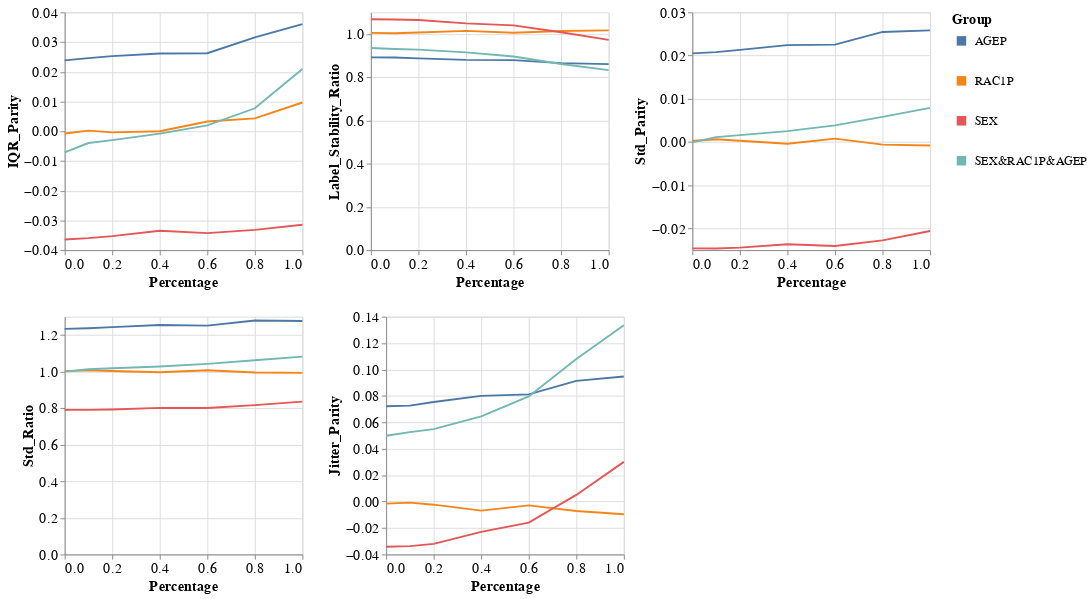

This figure's notebook cell:
### Markdown cell above
### Group metrics per dataset and model

### Code cell
visualizer.create_groups_grid_pct_lines_plot(model_name=MODEL_NAMES[0],
                                             target_preprocessing_technique=PREPROCESSING_TECHNIQUES[0],
                                             group_metrics_type='variance')

### Figure 1 — Vega-Lite specification as saved in the notebook (floating-point values rounded to 4 significant figures)
{"config": {"view": {"continuousWidth": 400, "continuousHeight": 300}, "axis": {"labelFontSize": 15, "titleFontSize": 15}, "legend": {"labelFontSize": 13, "symbolStrokeWidth": 10, "titleFontSize": 15}}, "vconcat": [{"hconcat": [{"mark": "line", "encoding": {"color": {"field": "Group", "type": "nominal"}, "x": {"field": "Percentage", "type": "quantitative"}, "y": {"field": "Metric_Value", "title": "IQR_Parity", "type": "quantitative"}}, "height": 250, "width": 250}, {"data": {"name": "data-16f6cab74bc45563c1c914deb7dec63e"}, "mark": "line", "encoding": {"color": {"field": "Group", "type": "nominal"}, "x": {"field": "Percentage", "type": "quantitative"}, "y": {"field": "Metric_Value", "title": "Label_Stability_Ratio", "type": "quantitative"}}, "height": 250, "width": 250}, {"data": {"name": "data-33cba17788443d339b0393b446eb5ea0"}, "mark": "line", "encoding": {"color": {"field": "Group", "type": "nominal"}, "x": {"field": "Percentage", "type": "quantitative"}, "y": {"field": "Metric_Value", "title": "Std_Parity", "type": "quantitative"}}, "height": 250, "width": 250}]}, {"hconcat": [{"mark": "line", "encoding": {"color": {"field": "Group", "type": "nominal"}, "x": {"field": "Percentage", "type": "quantitative"}, "y": {"field": "Metric_Value", "title": "Std_Ratio", "type": "quantitative"}}, "height": 250, "width": 250}, {"data": {"name": "data-6469c47722fb50707362e9fb1d85711f"}, "mark": "line", "encoding": {"color": {"field": "Group", "type": "nominal"}, "x": {"field": "Percentage", "type": "quantitative"}, "y": {"field": "Metric_Value", "title": "Jitter_Parity", "type": "quantitative"}}, "height": 250, "width": 250}], "data": {"name": "data-603d878375bec4c651946ca785953f7b"}}], "data": {"name": "data-e89efa892c2be7eae9b46575c9f7f393"}, "$schema": "https://vega.github.io/schema/vega-lite/v4.17.0.json", "datasets": {"data-e89efa892c2be7eae9b46575c9f7f393": [{"Model_Name": "DecisionTreeClassifier", "Metric": "IQR_Parity", "Group": "AGEP", "Metric_Value": 0.02384, "Percentage": 0.0}, {"Model_Name": "DecisionTreeClassifier", "Metric": "IQR_Parity", "Group": "RAC1P", "Metric_Value": -0.0007459, "Percentage": 0.0}, {"Model_Name": "DecisionTreeClassifier", "Metric": "IQR_Parity", "Group": "SEX", "Metric_Value": -0.0364, "Percentage": 0.0}, {"Model_Name": "DecisionTreeClassifier", "Metric": "IQR_Parity", "Group": "SEX&RAC1P&AGEP", "Metric_Value": -0.007089, "Percentage": 0.0}, {"Model_Name": "DecisionTreeClassifier", "Metric": "IQR_Parity", "Group": "AGEP", "Metric_Value": 0.02461, "Percentage": 0.1}, {"Model_Name": "DecisionTreeClassifier", "Metric": "IQR_Parity", "Group": "RAC1P", "Metric_Value": 0.0001968, "Percentage": 0.1}, {"Model_Name": "DecisionTreeClassifier", "Metric": "IQR_Parity", "Group": "SEX", "Metric_Value": -0.03597, "Percentage": 0.1}, {"Model_Name": "DecisionTreeClassifier", "Metric": "IQR_Parity", "Group": "SEX&RAC1P&AGEP", "Metric_Value": -0.003963, "Percentage": 0.1}, {"Model_Name": "DecisionTreeClassifier", "Metric": "IQR_Parity", "Group": "AGEP", "Metric_Value": 0.02526, "Percentage": 0.2}, {"Model_Name": "DecisionTreeClassifier", "Metric": "IQR_Parity", "Group": "RAC1P", "Metric_Value": -0.000393, "Percentage": 0.2}, {"Model_Name": "DecisionTreeClassifier", "Metric": "IQR_Parity", "Group": "SEX", "Metric_Value": -0.03528, "Percentage": 0.2}, {"Model_Name": "DecisionTreeClassifier", "Metric": "IQR_Parity", "Group": "SEX&RAC1P&AGEP", "Metric_Value": -0.002976, "Percentage": 0.2}, {"Model_Name": "DecisionTreeClassifier", "Metric": "IQR_Parity", "Group": "AGEP", "Metric_Value": 0.02613, "Percentage": 0.4}, {"Model_Name": "DecisionTreeClassifier", "Metric": "IQR_Parity", "Group": "RAC1P", "Metric_Value": -1.437e-05, "Percentage": 0.4}, {"Model_Name": "DecisionTreeClassifier", "Metric": "IQR_Parity", "Group": "SEX", "Metric_Value": -0.03349, "Percentage": 0.4}, {"Model_Name": "DecisionTreeClassifier", "Metric": "IQR_Parity", "Group": "SEX&RAC1P&AGEP", "Metric_Value": -0.0007946, "Percentage": 0.4}, {"Model_Name": "DecisionTreeClassifier", "Metric": "IQR_Parity", "Group": "AGEP", "Metric_Value": 0.02626, "Percentage": 0.6}, {"Model_Name": "DecisionTreeClassifier", "Metric": "IQR_Parity", "Group": "RAC1P", "Metric_Value": 0.003275, "Percentage": 0.6}, {"Model_Name": "DecisionTreeClassifier", "Metric": "IQR_Parity", "Group": "SEX", "Metric_Value": -0.03427, "Percentage": 0.6}, {"Model_Name": "DecisionTreeClassifier", "Metric": "IQR_Parity", "Group": "SEX&RAC1P&AGEP", "Metric_Value": 0.001971, "Percentage": 0.6}, {"Model_Name": "DecisionTreeClassifier", "Metric": "IQR_Parity", "Group": "AGEP", "Metric_Value": 0.03161, "Percentage": 0.8}, {"Model_Name": "DecisionTreeClassifier", "Metric": "IQR_Parity", "Group": "RAC1P", "Metric_Value": 0.004343, "Percentage": 0.8}, {"Model_Name": "DecisionTreeClassifier", "Metric": "IQR_Parity", "Group": "SEX", "Metric_Value": -0.03319, "Percentage": 0.8}, {"Model_Name": "DecisionTreeClassifier", "Metric": "IQR_Parity", "Group": "SEX&RAC1P&AGEP", "Metric_Value": 0.007723, "Percentage": 0.8}, {"Model_Name": "DecisionTreeClassifier", "Metric": "IQR_Parity", "Group": "AGEP", "Metric_Value": 0.03605, "Percentage": 1.0}, {"Model_Name": "DecisionTreeClassifier", "Metric": "IQR_Parity", "Group": "RAC1P", "Metric_Value": 0.009675, "Percentage": 1.0}, {"Model_Name": "DecisionTreeClassifier", "Metric": "IQR_Parity", "Group": "SEX", "Metric_Value": -0.03145, "Percentage": 1.0}, {"Model_Name": "DecisionTreeClassifier", "Metric": "IQR_Parity", "Group": "SEX&RAC1P&AGEP", "Metric_Value": 0.02097, "Percentage": 1.0}], "data-16f6cab74bc45563c1c914deb7dec63e": [{"Model_Name": "DecisionTreeClassifier", "Metric": "Label_Stability_Ratio", "Group": "AGEP", "Metric_Value": 0.8918, "Percentage": 0.0}, {"Model_Name": "DecisionTreeClassifier", "Metric": "Label_Stability_Ratio", "Group": "RAC1P", "Metric_Value": 1.005, "Percentage": 0.0}, {"Model_Name": "DecisionTreeClassifier", "Metric": "Label_Stability_Ratio", "Group": "SEX", "Metric_Value": 1.068, "Percentage": 0.0}, {"Model_Name": "DecisionTreeClassifier", "Metric": "Label_Stability_Ratio", "Group": "SEX&RAC1P&AGEP", "Metric_Value": 0.9353, "Percentage": 0.0}, {"Model_Name": "DecisionTreeClassifier", "Metric": "Label_Stability_Ratio", "Group": "AGEP", "Metric_Value": 0.8909, "Percentage": 0.1}, {"Model_Name": "DecisionTreeClassifier", "Metric": "Label_Stability_Ratio", "Group": "RAC1P", "Metric_Value": 1.003, "Percentage": 0.1}, {"Model_Name": "DecisionTreeClassifier", "Metric": "Label_Stability_Ratio", "Group": "SEX", "Metric_Value": 1.067, "Percentage": 0.1}, {"Model_Name": "DecisionTreeClassifier", "Metric": "Label_Stability_Ratio", "Group": "SEX&RAC1P&AGEP", "Metric_Value": 0.9305, "Percentage": 0.1}, {"Model_Name": "DecisionTreeClassifier", "Metric": "Label_Stability_Ratio", "Group": "AGEP", "Metric_Value": 0.887, "Percentage": 0.2}, {"Model_Name": "DecisionTreeClassifier", "Metric": "Label_Stability_Ratio", "Group": "RAC1P", "Metric_Value": 1.007, "Percentage": 0.2}, {"Model_Name": "DecisionTreeClassifier", "Metric": "Label_Stability_Ratio", "Group": "SEX", "Metric_Value": 1.064, "Percentage": 0.2}, {"Model_Name": "DecisionTreeClassifier", "Metric": "Label_Stability_Ratio", "Group": "SEX&RAC1P&AGEP", "Metric_Value": 0.9277, "Percentage": 0.2}, {"Model_Name": "DecisionTreeClassifier", "Metric": "Label_Stability_Ratio", "Group": "AGEP", "Metric_Value": 0.8804, "Percentage": 0.4}, {"Model_Name": "DecisionTreeClassifier", "Metric": "Label_Stability_Ratio", "Group": "RAC1P", "Metric_Value": 1.014, "Percentage": 0.4}, {"Model_Name": "DecisionTreeClassifier", "Metric": "Label_Stability_Ratio", "Group": "SEX", "Metric_Value": 1.049, "Percentage": 0.4}, {"Model_Name": "DecisionTreeClassifier", "Metric": "Label_Stability_Ratio", "Group": "SEX&RAC1P&AGEP", "Metric_Value": 0.9147, "Percentage": 0.4}, {"Model_Name": "DecisionTreeClassifier", "Metric": "Label_Stability_Ratio", "Group": "AGEP", "Metric_Value": 0.8792, "Percentage": 0.6}, {"Model_Name": "DecisionTreeClassifier", "Metric": "Label_Stability_Ratio", "Group": "RAC1P", "Metric_Value": 1.006, "Percentage": 0.6}, {"Model_Name": "DecisionTreeClassifier", "Metric": "Label_Stability_Ratio", "Group": "SEX", "Metric_Value": 1.04, "Percentage": 0.6}, {"Model_Name": "DecisionTreeClassifier", "Metric": "Label_Stability_Ratio", "Group": "SEX&RAC1P&AGEP", "Metric_Value": 0.8956, "Percentage": 0.6}, {"Model_Name": "DecisionTreeClassifier", "Metric": "Label_Stability_Ratio", "Group": "AGEP", "Metric_Value": 0.8651, "Percentage": 0.8}, {"Model_Name": "DecisionTreeClassifier", "Metric": "Label_Stability_Ratio", "Group": "RAC1P", "Metric_Value": 1.014, "Percentage": 0.8}, {"Model_Name": "DecisionTreeClassifier", "Metric": "Label_Stability_Ratio", "Group": "SEX", "Metric_Value": 1.008, "Percentage": 0.8}, {"Model_Name": "DecisionTreeClassifier", "Metric": "Label_Stability_Ratio", "Group": "SEX&RAC1P&AGEP", "Metric_Value": 0.8613, "Percentage": 0.8}, {"Model_Name": "DecisionTreeClassifier", "Metric": "Label_Stability_Ratio", "Group": "AGEP", "Metric_Value": 0.8605, "Percentage": 1.0}, {"Model_Name": "DecisionTreeClassifier", "Metric": "Label_Stability_Ratio", "Group": "RAC1P", "Metric_Value": 1.017, "Percentage": 1.0}, {"Model_Name": "DecisionTreeClassifier", "Metric": "Label_Stability_Ratio", "Group": "SEX", "Metric_Value": 0.9728, "Percentage": 1.0}, {"Model_Name": "DecisionTreeClassifier", "Metric": "Label_Stability_Ratio", "Group": "SEX&RAC1P&AGEP", "Metric_Value": 0.8326, "Percentage": 1.0}], "data-33cba17788443d339b0393b446eb5ea0": [{"Model_Name": "DecisionTreeClassifier", "Metric": "Std_Parity", "Group": "AGEP", "Metric_Value": 0.02051, "Percentage": 0.0}, {"Model_Name": "DecisionTreeClassifier", "Metric": "Std_Parity", "Group": "RAC1P", "Metric_Value": 0.0002525, "Percentage": 0.0}, {"Model_Name": "DecisionTreeClassifier", "Metric": "Std_Parity", "Group": "SEX", "Metric_Value": -0.0246, "Percentage": 0.0}, {"Model_Name": "DecisionTreeClassifier", "Metric": "Std_Parity", "Group": "SEX&RAC1P&AGEP", "Metric_Value": -6.48e-05, "Percentage": 0.0}, {"Model_Name": "DecisionTreeClassifier", "Metric": "Std_Parity", "Group": "AGEP", "Metric_Value": 0.02079, "Percentage": 0.1}, {"Model_Name": "DecisionTreeClassifier", "Metric": "Std_Parity", "Group": "RAC1P", "Metric_Value": 0.000658, "Percentage": 0.1}, {"Model_Name": "DecisionTreeClassifier", "Metric": "Std_Parity", "Group": "SEX", "Metric_Value": -0.02462, "Percentage": 0.1}, {"Model_Name": "DecisionTreeClassifier", "Metric": "Std_Parity", "Group": "SEX&RAC1P&AGEP", "Metric_Value": 0.001148, "Percentage": 0.1}, {"Model_Name": "DecisionTreeClassifier", "Metric": "Std_Parity", "Group": "AGEP", "Metric_Value": 0.02132, "Percentage": 0.2}, {"Model_Name": "DecisionTreeClassifier", "Metric": "Std_Parity", "Group": "RAC1P", "Metric_Value": 0.0002829, "Percentage": 0.2}, {"Model_Name": "DecisionTreeClassifier", "Metric": "Std_Parity", "Group": "SEX", "Metric_Value": -0.02442, "Percentage": 0.2}, {"Model_Name": "DecisionTreeClassifier", "Metric": "Std_Parity", "Group": "SEX&RAC1P&AGEP", "Metric_Value": 0.00161, "Percentage": 0.2}, {"Model_Name": "DecisionTreeClassifier", "Metric": "Std_Parity", "Group": "AGEP", "Metric_Value": 0.02243, "Percentage": 0.4}, {"Model_Name": "DecisionTreeClassifier", "Metric": "Std_Parity", "Group": "RAC1P", "Metric_Value": -0.0003808, "Percentage": 0.4}, {"Model_Name": "DecisionTreeClassifier", "Metric": "Std_Parity", "Group": "SEX", "Metric_Value": -0.02363, "Percentage": 0.4}, {"Model_Name": "DecisionTreeClassifier", "Metric": "Std_Parity", "Group": "SEX&RAC1P&AGEP", "Metric_Value": 0.002515, "Percentage": 0.4}, {"Model_Name": "DecisionTreeClassifier", "Metric": "Std_Parity", "Group": "AGEP", "Metric_Value": 0.02254, "Percentage": 0.6}, {"Model_Name": "DecisionTreeClassifier", "Metric": "Std_Parity", "Group": "RAC1P", "Metric_Value": 0.0007906, "Percentage": 0.6}, {"Model_Name": "DecisionTreeClassifier", "Metric": "Std_Parity", "Group": "SEX", "Metric_Value": -0.02405, "Percentage": 0.6}, {"Model_Name": "DecisionTreeClassifier", "Metric": "Std_Parity", "Group": "SEX&RAC1P&AGEP", "Metric_Value": 0.003852, "Percentage": 0.6}, {"Model_Name": "DecisionTreeClassifier", "Metric": "Std_Parity", "Group": "AGEP", "Metric_Value": 0.02547, "Percentage": 0.8}, {"Model_Name": "DecisionTreeClassifier", "Metric": "Std_Parity", "Group": "RAC1P", "Metric_Value": -0.0005882, "Percentage": 0.8}, {"Model_Name": "DecisionTreeClassifier", "Metric": "Std_Parity", "Group": "SEX", "Metric_Value": -0.02275, "Percentage": 0.8}, {"Model_Name": "DecisionTreeClassifier", "Metric": "Std_Parity", "Group": "SEX&RAC1P&AGEP", "Metric_Value": 0.005811, "Percentage": 0.8}, {"Model_Name": "DecisionTreeClassifier", "Metric": "Std_Parity", "Group": "AGEP", "Metric_Value": 0.02583, "Percentage": 1.0}, {"Model_Name": "DecisionTreeClassifier", "Metric": "Std_Parity", "Group": "RAC1P", "Metric_Value": -0.000808, "Percentage": 1.0}, {"Model_Name": "DecisionTreeClassifier", "Metric": "Std_Parity", "Group": "SEX", "Metric_Value": -0.02058, "Percentage": 1.0}, {"Model_Name": "DecisionTreeClassifier", "Metric": "Std_Parity", "Group": "SEX&RAC1P&AGEP", "Metric_Value": 0.007906, "Percentage": 1.0}], "data-603d878375bec4c651946ca785953f7b": [{"Model_Name": "DecisionTreeClassifier", "Metric": "Std_Ratio", "Group": "AGEP", "Metric_Value": 1.234, "Percentage": 0.0}, {"Model_Name": "DecisionTreeClassifier", "Metric": "Std_Ratio", "Group": "RAC1P", "Metric_Value": 1.002, "Percentage": 0.0}, {"Model_Name": "DecisionTreeClassifier", "Metric": "Std_Ratio", "Group": "SEX", "Metric_Value": 0.7904, "Percentage": 0.0}, {"Model_Name": "DecisionTreeClassifier", "Metric": "Std_Ratio", "Group": "SEX&RAC1P&AGEP", "Metric_Value": 0.9993, "Percentage": 0.0}, {"Model_Name": "DecisionTreeClassifier", "Metric": "Std_Ratio", "Group": "AGEP", "Metric_Value": 1.237, "Percentage": 0.1}, {"Model_Name": "DecisionTreeClassifier", "Metric": "Std_Ratio", "Group": "RAC1P", "Metric_Value": 1.006, "Percentage": 0.1}, {"Model_Name": "DecisionTreeClassifier", "Metric": "Std_Ratio", "Group": "SEX", "Metric_Value": 0.7905, "Percentage": 0.1}, {"Model_Name": "DecisionTreeClassifier", "Metric": "Std_Ratio", "Group": "SEX&RAC1P&AGEP", "Metric_Value": 1.013, "Percentage": 0.1}, {"Model_Name": "DecisionTreeClassifier", "Metric": "Std_Ratio", "Group": "AGEP", "Metric_Value": 1.243, "Percentage": 0.2}, {"Model_Name": "DecisionTreeClassifier", "Metric": "Std_Ratio", "Group": "RAC1P", "Metric_Value": 1.003, "Percentage": 0.2}, {"Model_Name": "DecisionTreeClassifier", "Metric": "Std_Ratio", "Group": "SEX", "Metric_Value": 0.7929, "Percentage": 0.2}, {"Model_Name": "DecisionTreeClassifier", "Metric": "Std_Ratio", "Group": "SEX&RAC1P&AGEP", "Metric_Value": 1.018, "Percentage": 0.2}, {"Model_Name": "DecisionTreeClassifier", "Metric": "Std_Ratio", "Group": "AGEP", "Metric_Value": 1.254, "Percentage": 0.4}, {"Model_Name": "DecisionTreeClassifier", "Metric": "Std_Ratio", "Group": "RAC1P", "Metric_Value": 0.9964, "Percentage": 0.4}, {"Model_Name": "DecisionTreeClassifier", "Metric": "Std_Ratio", "Group": "SEX", "Metric_Value": 0.8012, "Percentage": 0.4}, {"Model_Name": "DecisionTreeClassifier", "Metric": "Std_Ratio", "Group": "SEX&RAC1P&AGEP", "Metric_Value": 1.027, "Percentage": 0.4}, {"Model_Name": "DecisionTreeClassifier", "Metric": "Std_Ratio", "Group": "AGEP", "Metric_Value": 1.251, "Percentage": 0.6}, {"Model_Name": "DecisionTreeClassifier", "Metric": "Std_Ratio", "Group": "RAC1P", "Metric_Value": 1.007, "Percentage": 0.6}, {"Model_Name": "DecisionTreeClassifier", "Metric": "Std_Ratio", "Group": "SEX", "Metric_Value": 0.8006, "Percentage": 0.6}, {"Model_Name": "DecisionTreeClassifier", "Metric": "Std_Ratio", "Group": "SEX&RAC1P&AGEP", "Metric_Value": 1.042, "Percentage": 0.6}, {"Model_Name": "DecisionTreeClassifier", "Metric": "Std_Ratio", "Group": "AGEP", "Metric_Value": 1.28, "Percentage": 0.8}, {"Model_Name": "DecisionTreeClassifier", "Metric": "Std_Ratio", "Group": "RAC1P", "Metric_Value": 0.9948, "Percentage": 0.8}, {"Model_Name": "DecisionTreeClassifier", "Metric": "Std_Ratio", "Group": "SEX", "Metric_Value": 0.8163, "Percentage": 0.8}, {"Model_Name": "DecisionTreeClassifier", "Metric": "Std_Ratio", "Group": "SEX&RAC1P&AGEP", "Metric_Value": 1.062, "Percentage": 0.8}, {"Model_Name": "DecisionTreeClassifier", "Metric": "Std_Ratio", "Group": "AGEP", "Metric_Value": 1.277, "Percentage": 1.0}, {"Model_Name": "DecisionTreeClassifier", "Metric": "Std_Ratio", "Group": "RAC1P", "Metric_Value": 0.993, "Percentage": 1.0}, {"Model_Name": "DecisionTreeClassifier", "Metric": "Std_Ratio", "Group": "SEX", "Metric_Value": 0.8357, "Percentage": 1.0}, {"Model_Name": "DecisionTreeClassifier", "Metric": "Std_Ratio", "Group": "SEX&RAC1P&AGEP", "Metric_Value": 1.082, "Percentage": 1.0}], "data-6469c47722fb50707362e9fb1d85711f": [{"Model_Name": "DecisionTreeClassifier", "Metric": "Jitter_Parity", "Group": "AGEP", "Metric_Value": 0.0722, "Percentage": 0.0}, {"Model_Name": "DecisionTreeClassifier", "Metric": "Jitter_Parity", "Group": "RAC1P", "Metric_Value": -0.001559, "Percentage": 0.0}, {"Model_Name": "DecisionTreeClassifier", "Metric": "Jitter_Parity", "Group": "SEX", "Metric_Value": -0.0342, "Percentage": 0.0}, {"Model_Name": "DecisionTreeClassifier", "Metric": "Jitter_Parity", "Group": "SEX&RAC1P&AGEP", "Metric_Value": 0.04981, "Percentage": 0.0}, {"Model_Name": "DecisionTreeClassifier", "Metric": "Jitter_Parity", "Group": "AGEP", "Metric_Value": 0.07266, "Percentage": 0.1}, {"Model_Name": "DecisionTreeClassifier", "Metric": "Jitter_Parity", "Group": "RAC1P", "Metric_Value": -0.0007581, "Percentage": 0.1}, {"Model_Name": "DecisionTreeClassifier", "Metric": "Jitter_Parity", "Group": "SEX", "Metric_Value": -0.03371, "Percentage": 0.1}, {"Model_Name": "DecisionTreeClassifier", "Metric": "Jitter_Parity", "Group": "SEX&RAC1P&AGEP", "Metric_Value": 0.05263, "Percentage": 0.1}, {"Model_Name": "DecisionTreeClassifier", "Metric": "Jitter_Parity", "Group": "AGEP", "Metric_Value": 0.07543, "Percentage": 0.2}, {"Model_Name": "DecisionTreeClassifier", "Metric": "Jitter_Parity", "Group": "RAC1P", "Metric_Value": -0.002332, "Percentage": 0.2}, {"Model_Name": "DecisionTreeClassifier", "Metric": "Jitter_Parity", "Group": "SEX", "Metric_Value": -0.03204, "Percentage": 0.2}, {"Model_Name": "DecisionTreeClassifier", "Metric": "Jitter_Parity", "Group": "SEX&RAC1P&AGEP", "Metric_Value": 0.05489, "Percentage": 0.2}, {"Model_Name": "DecisionTreeClassifier", "Metric": "Jitter_Parity", "Group": "AGEP", "Metric_Value": 0.08004, "Percentage": 0.4}, {"Model_Name": "DecisionTreeClassifier", "Metric": "Jitter_Parity", "Group": "RAC1P", "Metric_Value": -0.00684, "Percentage": 0.4}, {"Model_Name": "DecisionTreeClassifier", "Metric": "Jitter_Parity", "Group": "SEX", "Metric_Value": -0.02289, "Percentage": 0.4}, {"Model_Name": "DecisionTreeClassifier", "Metric": "Jitter_Parity", "Group": "SEX&RAC1P&AGEP", "Metric_Value": 0.06445, "Percentage": 0.4}, {"Model_Name": "DecisionTreeClassifier", "Metric": "Jitter_Parity", "Group": "AGEP", "Metric_Value": 0.0812, "Percentage": 0.6}, {"Model_Name": "DecisionTreeClassifier", "Metric": "Jitter_Parity", "Group": "RAC1P", "Metric_Value": -0.002864, "Percentage": 0.6}, {"Model_Name": "DecisionTreeClassifier", "Metric": "Jitter_Parity", "Group": "SEX", "Metric_Value": -0.01595, "Percentage": 0.6}, {"Model_Name": "DecisionTreeClassifier", "Metric": "Jitter_Parity", "Group": "SEX&RAC1P&AGEP", "Metric_Value": 0.07963, "Percentage": 0.6}, {"Model_Name": "DecisionTreeClassifier", "Metric": "Jitter_Parity", "Group": "AGEP", "Metric_Value": 0.09141, "Percentage": 0.8}, {"Model_Name": "DecisionTreeClassifier", "Metric": "Jitter_Parity", "Group": "RAC1P", "Metric_Value": -0.007165, "Percentage": 0.8}, {"Model_Name": "DecisionTreeClassifier", "Metric": "Jitter_Parity", "Group": "SEX", "Metric_Value": 0.005055, "Percentage": 0.8}, {"Model_Name": "DecisionTreeClassifier", "Metric": "Jitter_Parity", "Group": "SEX&RAC1P&AGEP", "Metric_Value": 0.1079, "Percentage": 0.8}, {"Model_Name": "DecisionTreeClassifier", "Metric": "Jitter_Parity", "Group": "AGEP", "Metric_Value": 0.09471, "Percentage": 1.0}, {"Model_Name": "DecisionTreeClassifier", "Metric": "Jitter_Parity", "Group": "RAC1P", "Metric_Value": -0.009613, "Percentage": 1.0}, {"Model_Name": "DecisionTreeClassifier", "Metric": "Jitter_Parity", "Group": "SEX", "Metric_Value": 0.03007, "Percentage": 1.0}, {"Model_Name": "DecisionTreeClassifier", "Metric": "Jitter_Parity", "Group": "SEX&RAC1P&AGEP", "Metric_Value": 0.1335, "Percentage": 1.0}]}}
